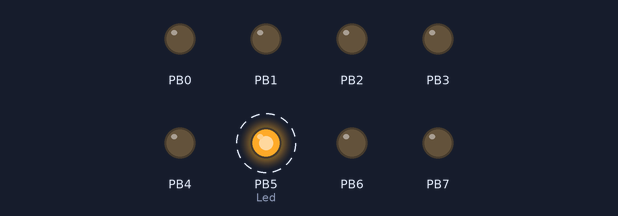
This program was run on a simulated ATmega2560, built with avr-gcc and emulated at 16 MHz. Parts: output pins drawn as LEDs (lit = HIGH). Dashed ring = blinking.

Above: at 0.5 s.
Timing chart, 0 to 4.6 s (numbered marks = the images above):
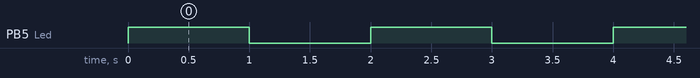

Measured:
- by itself, PB5 (Led): alternates HIGH for 1.0 s and LOW for 1.0 s

The program:

main.c
```c
/*
 * Blinky.c
 *
 * Created: 2/14/2021 11:46:48 AM
 * Author : Surajkumar
 */
#define F_CPU 16000000L
#include <avr/io.h>
#include <util/delay.h>

#define Led PB5
#define Set_Bit(Port_No,Pin_No) (Port_No |= (1<< Pin_No))
#define Clear_Bit(Port_No,Pin_No) (Port_No &= ~(1<<Pin_No))

int main(void)
{
	DDRB = 0xff;

    while (1)
    {
		Set_Bit(PORTB,Led);
		_delay_ms(1000);
		Clear_Bit(PORTB,Led);
		_delay_ms(1000);
    }
}
```
